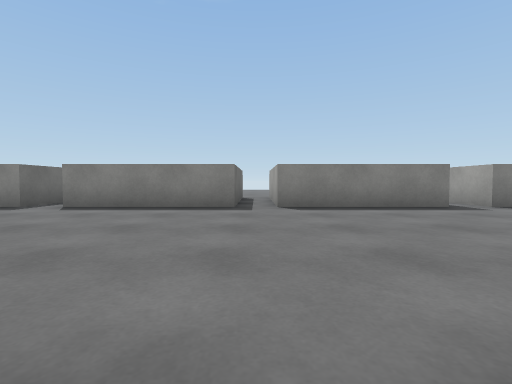
View 1 (above)

24 first-person views from a walk through a 3-D level made in the Unity game engine. The camera is 0.58 m above the floor, tilts 2° down and sees 85° across. The floor is counted in squares, 1 m on a side. Each view is taken from the middle of a square. On the plan, view 1 faces up. The plan holds only what a view shows up to about 9 squares ahead; the rest is blank. The place goes on beyond the plan. Surface patterns are stand-ins for the level's own textures.

View 2
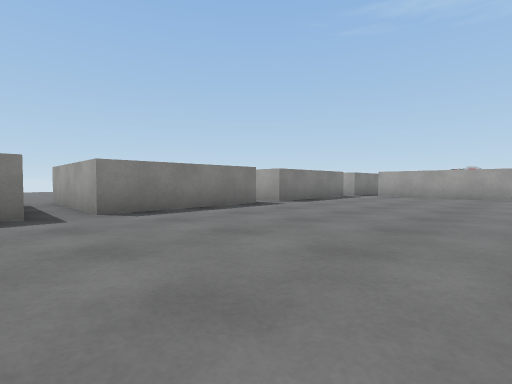

View 3
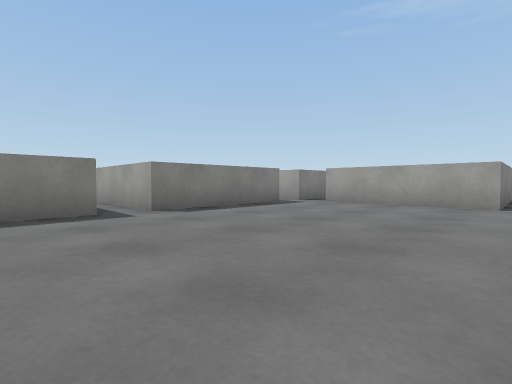

View 4
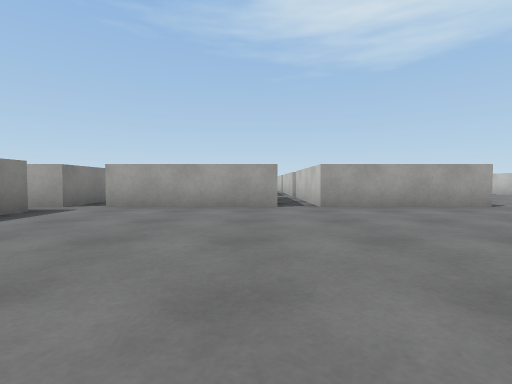

View 5
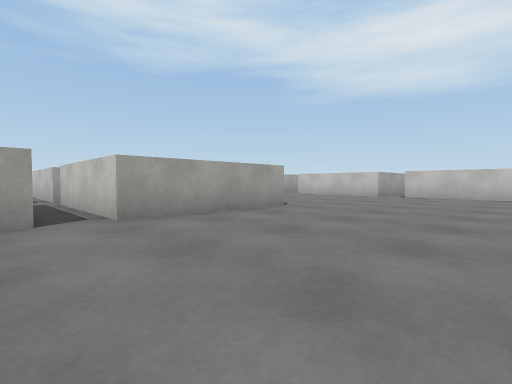

View 6
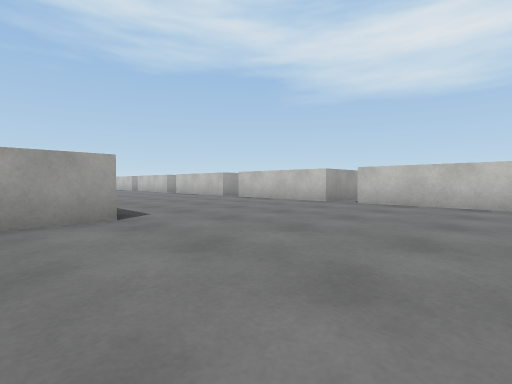

View 7
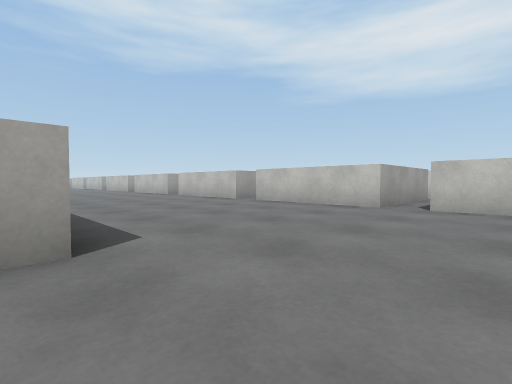

View 8
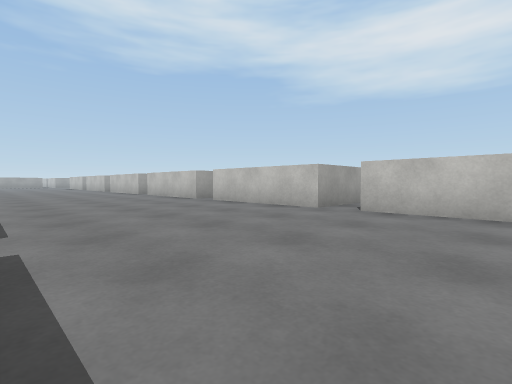

View 9
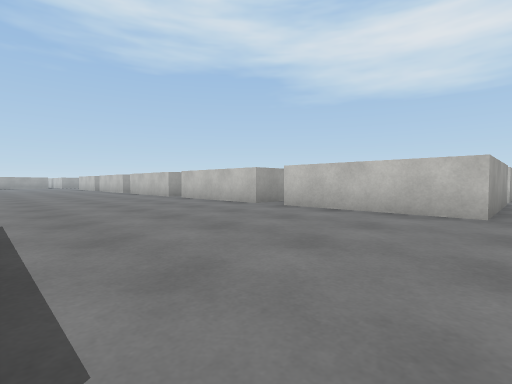

View 10
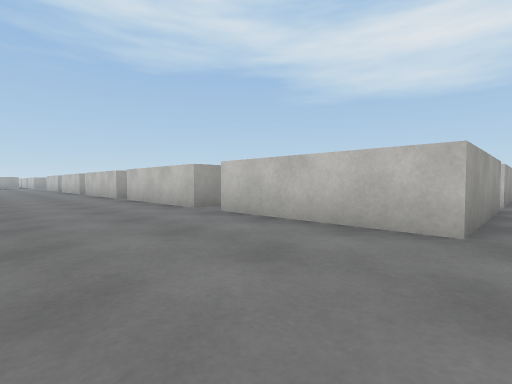

View 11
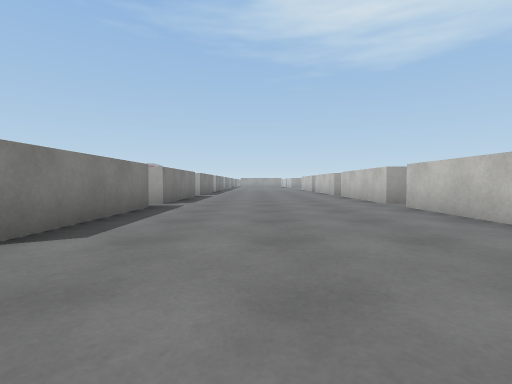

View 12
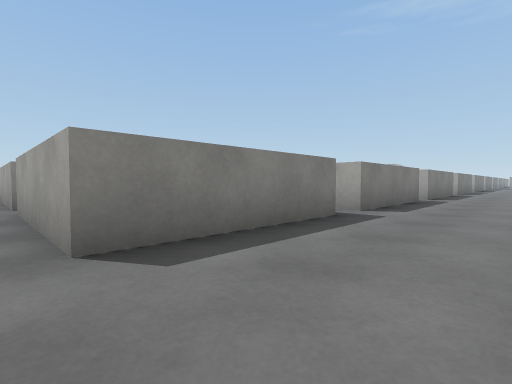

View 13
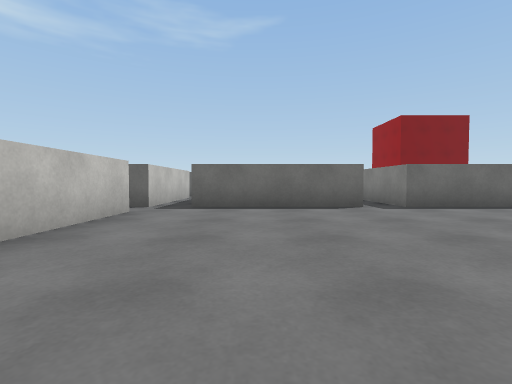

View 14
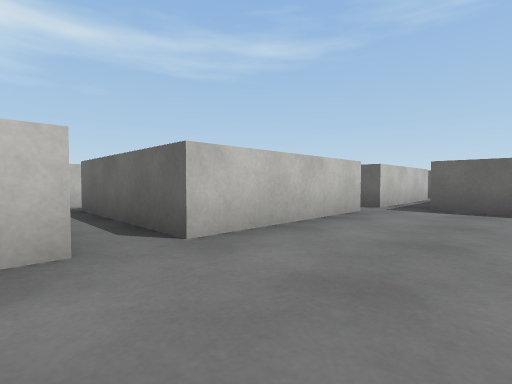

View 15
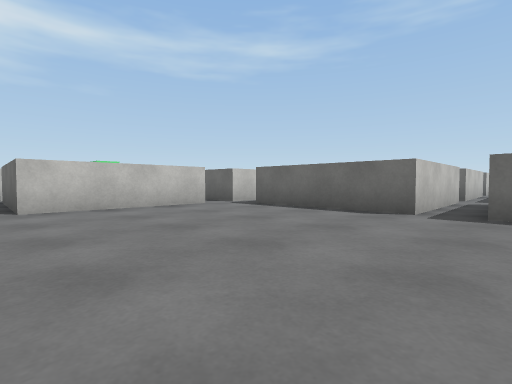

View 16
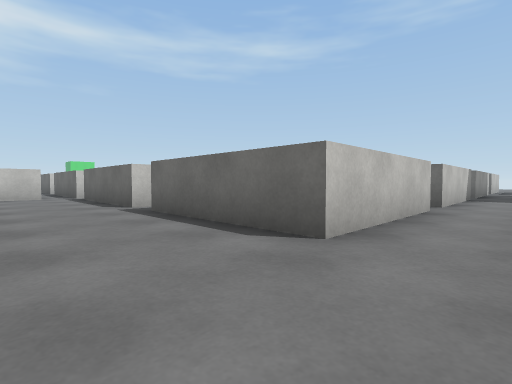

View 17
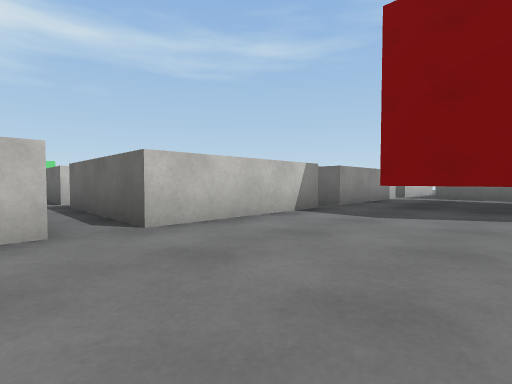

View 18
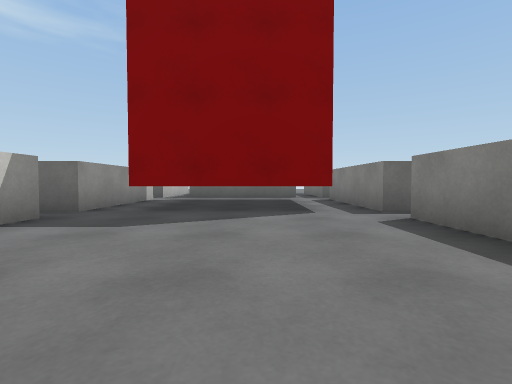

View 19
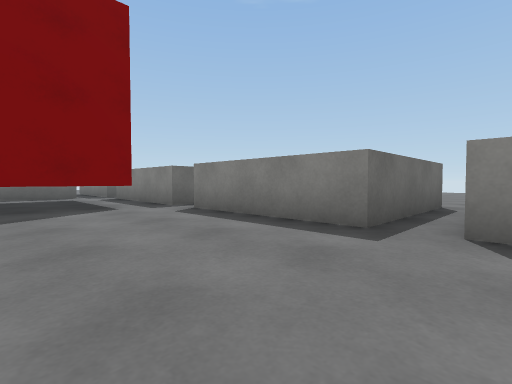

View 20
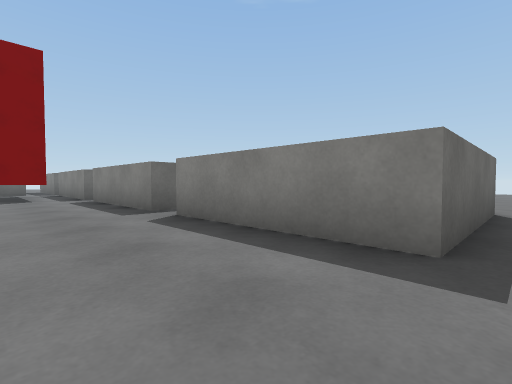

View 21
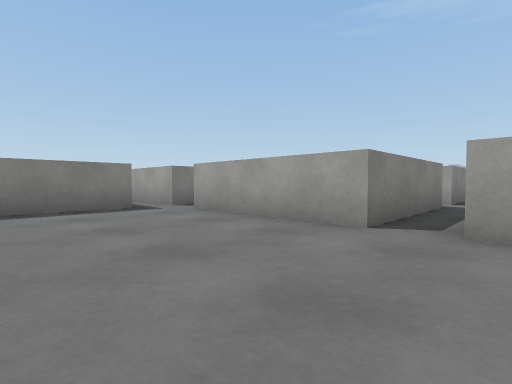

View 22
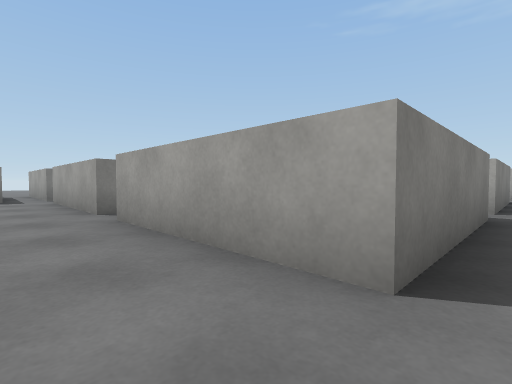

View 23
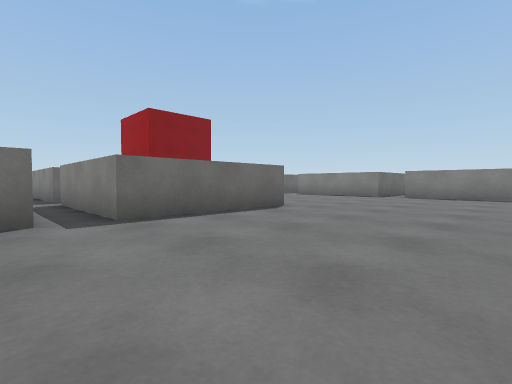

View 24
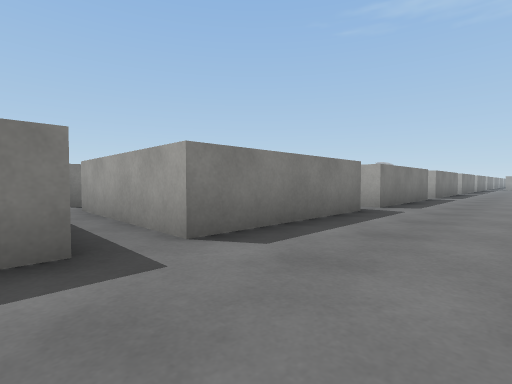

### Floor plan
Points are (right, up) in squares from view 1. A wall is a line through its corners. A room is listed if a view was taken in it or the views show most of it. See-through windows are left out.
Room 1 (view 1)
walls: (-1.2, -4.5) (-0.5, -4.5); (-0.5, 0.5) (-0.5, -3.5) (-2.2, -3.5)
ways out: opening at (0, 1) to room 2; opening at (1, -4) to room 2; opening at (0, -5)
Room 2 (views 2, 3, 4, 5, 6, 7, 8, 9, 10, 11, 12, 13, 14, 15, 16, 17, 18, 19, 20, 21, 22, 23, 24)
walls: (10.5, 1.5) (10.5, 5.5); (14.5, -3.5) (10.5, -3.5) (10.5, 0.5); (10.5, -9.5) (14.5, -9.5); (5.4, -9.5) (9.5, -9.5); (9.6, 6.5) (5.5, 6.5) (5.5, 10.2); (10.5, 6.5) (10.5, 9.1); (0.5, -4.5) (4.5, -4.5) (4.5, -8.5); (0.4, 0.5) (4.5, 0.5) (4.5, -3.5) (0.5, -3.5); (15.5, -9.5) (19.5, -9.5); (19.6, -3.5) (15.5, -3.5) (15.5, 0.5); (0.8, -9.5) (4.5, -9.5); (4.5, 10.5) (4.5, 6.5) (0.5, 6.5) (0.5, 10.5); (20.5, -9.5) (24.5, -9.5); (-4.6, 0.5) (-0.5, 0.5); (24.6, -3.5) (20.5, -3.5) (20.5, 0.5); (-0.5, 10.5) (-0.5, 6.5) (-4.5, 6.5); (-5.5, 5.6) (-5.5, 1.5); (-5.5, 8) (-5.5, 6.5) (-9, 6.5); (25.5, -9.5) (27, -9.5); (-9, 0.5) (-5.5, 0.5); (27.5, -3.5) (25.5, -3.5) (25.5, -3)
ways out: opening at (0, 1) to room 1; opening at (1, -4) to room 1; opening at (10, 1) to room 3; opening at (15, 0) to room 3; opening at (-9, 1); opening at (-9, 6); opening at (-5, 1); opening at (5, -10); opening at (10, -10); opening at (10, 6); opening at (15, -10); opening at (20, -10); opening at (20, 0); opening at (25, -10)
Room 3 (no view inside)
walls: (14.6, 1.5) (10.5, 1.5); (15.5, 1.5) (15.5, 5.5); (10.5, 0.5) (14.5, 0.5)
ways out: opening at (10, 1) to room 2; opening at (15, 0) to room 2; opening at (16, 1)

Where each view was taken, in squares from view 1:
view 1: 0 up, 0 right, facing up
view 2: 1 up, 1 left, facing up-right
view 3: 1 up, 3 right, facing up-right
view 4: 2 up, 4 right, facing right
view 5: 2 up, 6 right, facing down-right
view 6: 2 down, 6 right, facing down-right
view 7: 3 down, 8 right, facing down-right
view 8: 4 down, 12 right, facing down-right
view 9: 4 down, 15 right, facing down-right
view 10: 6 down, 15 right, facing down-right
view 11: 6 down, 18 right, facing right
view 12: 6 down, 15 right, facing up-right
view 13: 7 down, 11 right, facing left
view 14: 7 down, 11 right, facing down-left
view 15: 3 down, 10 right, facing down-left
view 16: 2 up, 7 right, facing down-left
view 17: 4 up, 1 right, facing down-left
view 18: 4 up, 0 right, facing left
view 19: 3 up, 1 right, facing up-left
view 20: 4 up, 5 right, facing up-left
view 21: 0 up, 7 right, facing up-right
view 22: 4 down, 9 right, facing up-right
view 23: 5 down, 9 right, facing up-left
view 24: 6 down, 19 right, facing up-right
